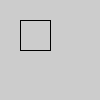
Frame 1 (no input)
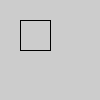
Frame 60 (the mouse pressed at the canvas centre just before this capture)
Frame 120 (the mouse held since frame 60 and released just before this capture): identical to frame 60, image omitted

The Processing sketch that drew these frames (run headless with seeded random() and noise(); from frame 60 on, the mouse is pressed at the canvas centre):

// Processing sketch: sketch_9_4
// ── sketch_9_4.pde
float x1 = 20;
float y1 = 20;
float x2 = 50;
float y2 = 50;

void setup(){
  size (100,100);
}

void draw(){
  
  line(x1, y1, x2, y1);
  line(x1, y1, y1, x2);
  line(x2, y1, x2, y2);
  line(x1, y2, x2, y2);
  
}
